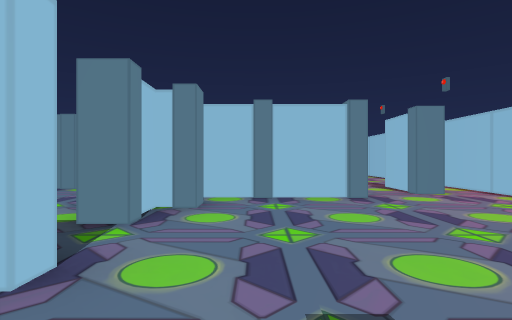
[1] (above)

23 first-person views from a walk through a 3-D level made in the Unity game engine. The camera is 1.2 m above the floor, looks level and sees 80° across. The floor is counted in squares, 2 m on a side. Each view is taken from the middle of a square. On the plan, view 1 faces up. The plan holds only what a view shows up to about 9 squares ahead; the rest is blank. The player is left out. Some animated figures are not drawn.

[2]
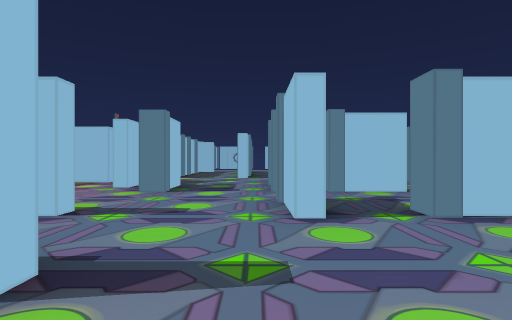

[3]
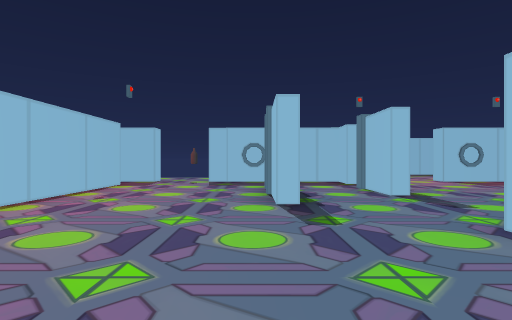

[4]
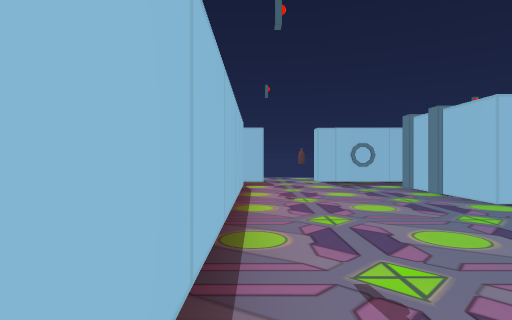

[5]
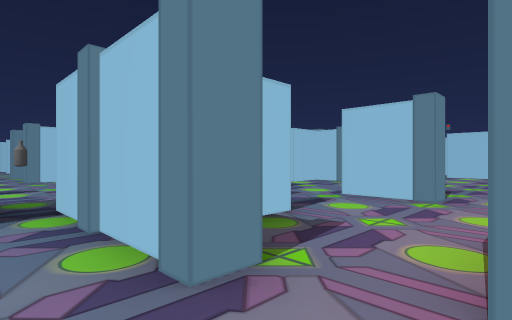

[6]
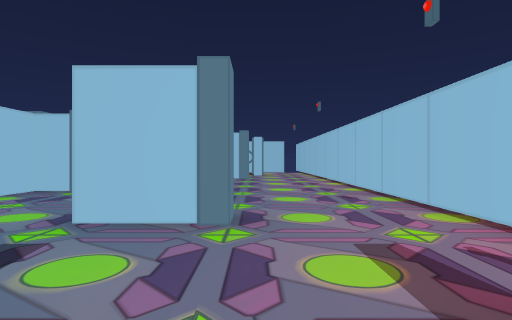

[7]
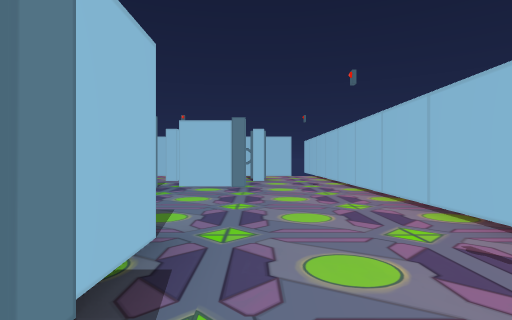

[8]
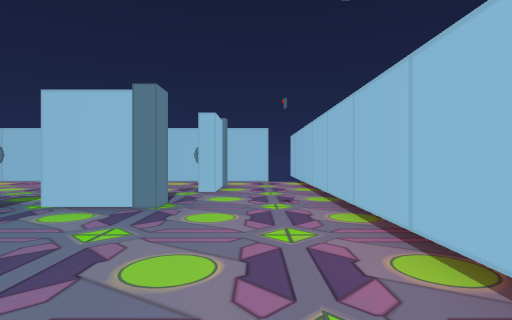

[9]
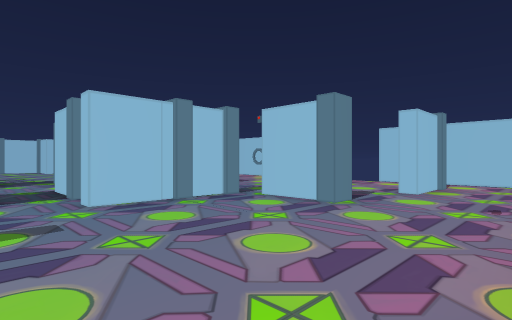

[10]
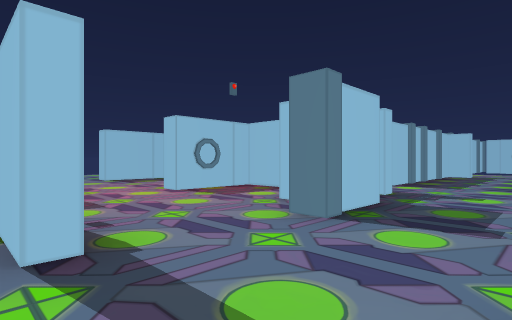

[11]
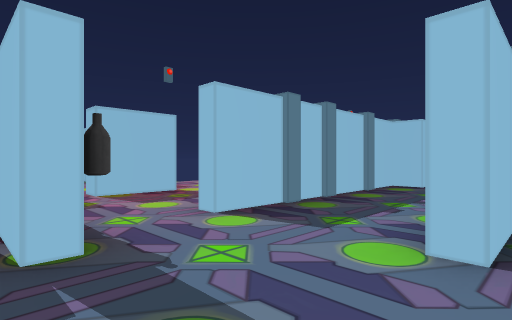

[12]
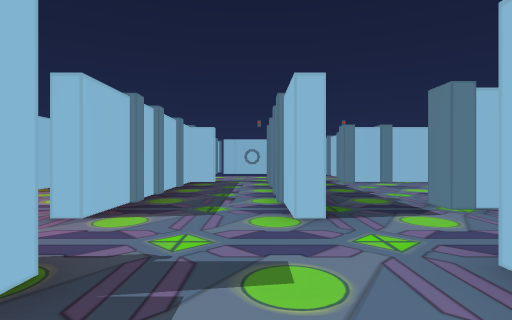

[13]
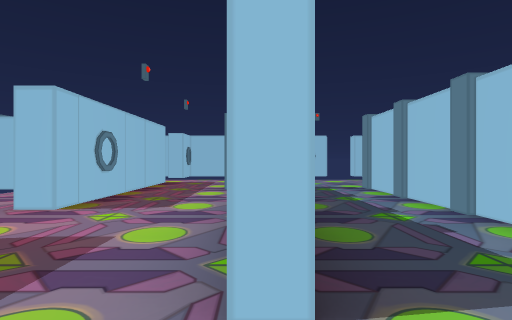

[14]
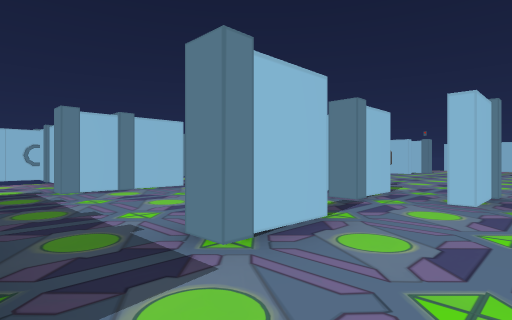

[15]
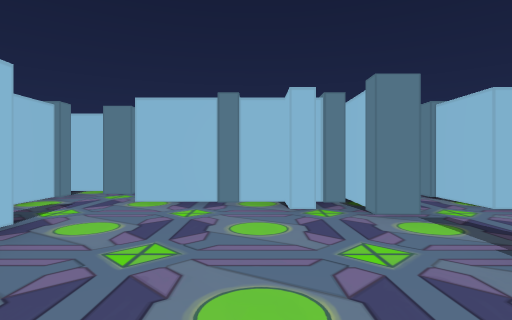

[16]
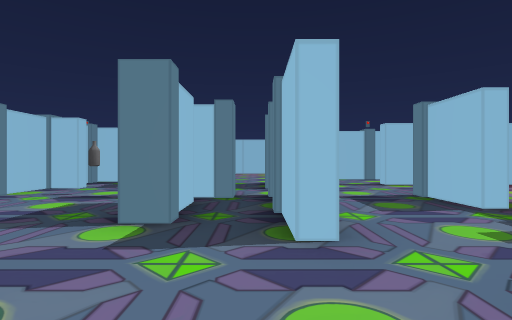

[17]
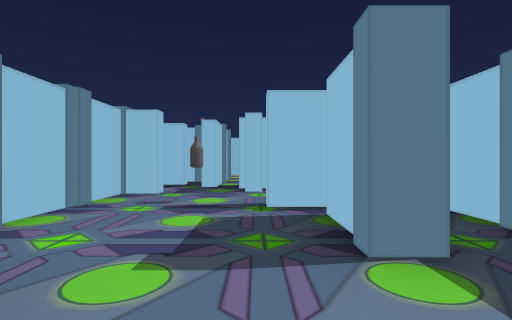

[18]
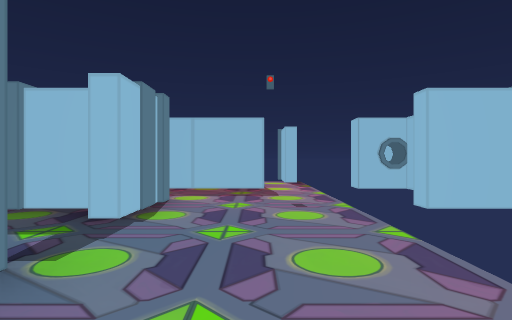

[19]
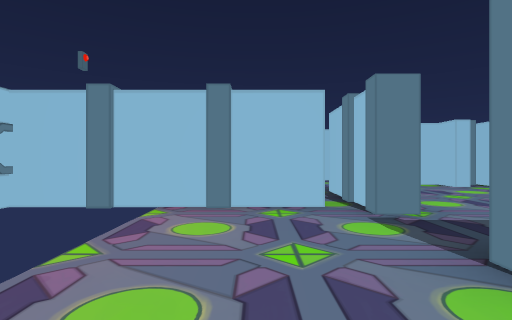

[20]
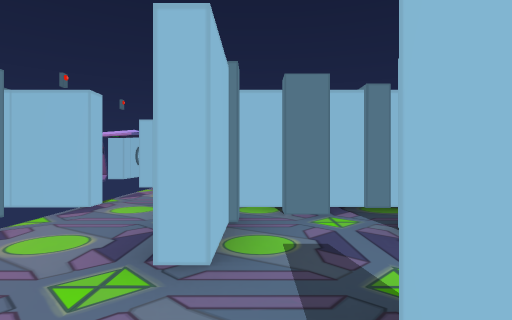

[21]
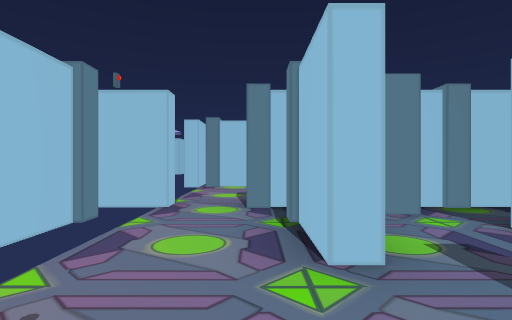

[22]
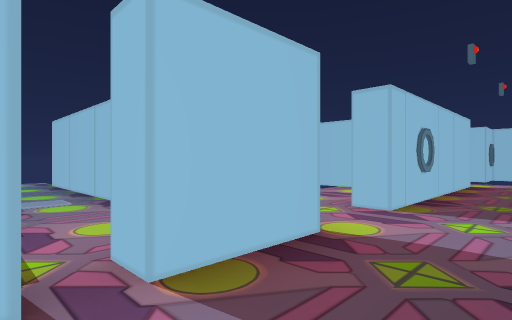

[23]
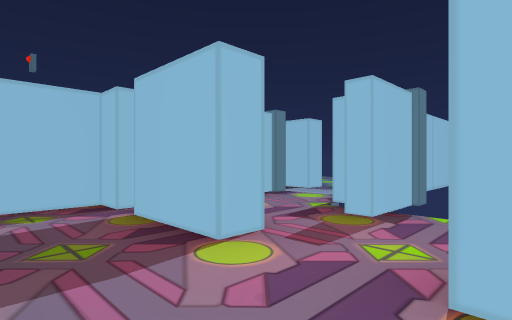

### Floor plan
Key: @ floor where view 1 was taken; # wall or solid block; x gap in a wall; . floor; B bottle; O other object.
Columns run from 17 left of view 1 to 5 right of it. Each row starts with its distance up from view 1.
 21              ##   #####
 20              ..   ....#
 19               ..  .#..#
 18                ..#.#..#
 17                .......#
 16                 ..#...#
 15                  #....#
 14             #. # #....#
 13              .........#
 12  #             #......#
 11 ###     ..     #..#...#
 10  ..    ...     ...#...#
  9  ..    ...      ..#...#
  8 #x#### O..       .....#
  7 #..#.###.#  #### #....#
  6 #..#...#x## ...####.#.#
  5  ............B..###...#
  4   ..#..........##.....#
  3 #####...#..###..#.....#
  2  ..........###.##.....#
  1  ...#####.............#
  0  ................@....#
 -1  .........B.##....#...#
 -2 #...#####..##...#.#...#
 -3  ..........#..........#
 -4 #..........#....#.....
 -5 #.#####.#x###..#####O##
 -6  .. ....... ...
 -7  #  #   #.# ...
 -8         #..
 -9         #.###
-10         #..
-11         #.

Where each view was taken, in squares from view 1:
view 1: 0 up, 0 right, facing up
view 2: 1 up, 2 right, facing left
view 3: 4 up, 1 right, facing down
view 4: 4 up, 4 right, facing down
view 5: 4 up, 3 right, facing up-left
view 6: 6 up, 2 right, facing up
view 7: 9 up, 2 right, facing up
view 8: 12 up, 3 right, facing up
view 9: 12 up, 4 right, facing up-left
view 10: 1 up, 1 left, facing down-left
view 11: 1 up, 6 left, facing down-left
view 12: 0 up, 5 left, facing left
view 13: 2 down, 7 left, facing left
view 14: 1 up, 7 left, facing up-left
view 15: 2 up, 11 left, facing up
view 16: 2 up, 9 left, facing right
view 17: 4 up, 8 left, facing right
view 18: 2 up, 15 left, facing down
view 19: 1 down, 15 left, facing up
view 20: 4 up, 14 left, facing up
view 21: 4 up, 15 left, facing up
view 22: 3 down, 7 left, facing down-left
view 23: 3 down, 11 left, facing down-right
